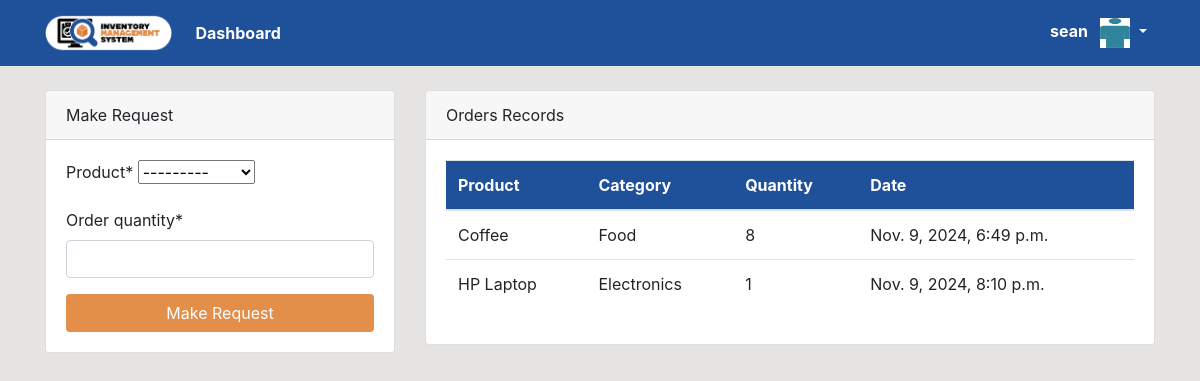
The app's page /dashboard/ (signed in), older data.
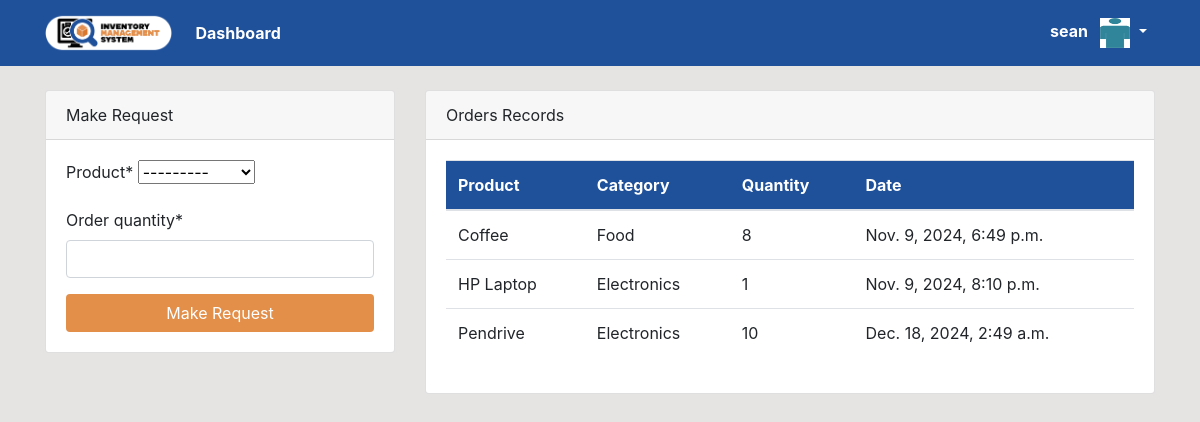
The same page, newer data.
### dashboard/models.py (models this page shows, shortened)
class Order(models.Model):
    product = models.ForeignKey(Product, on_delete=models.CASCADE, null=True)
    staff = models.ForeignKey(User, on_delete=models.CASCADE, null=True)
    order_quantity = models.PositiveIntegerField(null=True)
    date = models.DateTimeField(auto_now_add=True)
    class Meta:
        verbose_name_plural = 'Orders'

class Product(models.Model):
    name = models.CharField(max_length=100, null=True)
    category = models.CharField(max_length=50, choices=CATEGORY, null=True)
    quantity = models.PositiveIntegerField(null=True)
    class Meta:
        verbose_name_plural = 'Products'
    def __str__(self):
        return f'{self.name}'

### dashboard/views.py (the view)
# urls.py: path('dashboard/', views.index, name='dashboard-index'),
@login_required
def index(request):
    orders = Order.objects.all()
    products = Product.objects.all()
    orders_count = orders.count()
    product_count = products.count()
    workers_count = User.objects.all().count()
    if request.method == 'POST':
        form = OrderForm(request.POST)
        if form.is_valid():
            instance = form.save(commit=False)
            instance.staff = request.user
            product = instance.product
            ordered_quantity = instance.order_quantity
            if product.quantity >= ordered_quantity:
                product.quantity -= ordered_quantity
                product.save()
                instance.save()
                if request.user.is_staff:
                    messages.success(request, f'Order placed successfully for {product.name}.')
                return redirect('dashboard-index')
            else:
                messages.error(
                    request,
                    f'Insufficient stock for {product.name}. Available stock: {product.quantity}'
                )
        else:
            messages.error(request, "Invalid form submission. Please try again.")
    else:
        form = OrderForm()
    context = {
        'orders': orders,
        'form': form,
        'products': products,
        'product_count': product_count,
        'workers_count': workers_count,
        'orders_count': orders_count,
    }
    return render(request, 'dashboard/index.html', context)

### dashboard/forms.py
class OrderForm(forms.ModelForm):
    class Meta:
        model = Order
        fields = ['product', 'order_quantity']

### templates/dashboard/index.html (shortened to what the changed rows need)
{% extends 'partials/base.html' %}
{% block content %}
{% if user.is_authenticated and user.is_staff and user.is_superuser %}
{% include 'partials/topnav.html' %}
<div class="container vh-100">
    <div class="row my-5">
        <div class="col-md-6">
            <div class="bg-white p-4">
                <canvas id="myChart1" width="400" height="300"></canvas>
                <script>
                    var ctx = document.getElementById('myChart1').getContext('2d');
                    var myChart1 = new Chart(ctx, {
                        type: 'doughnut', // Changed to doughnut
                        data: {
                            labels: [{% for order in orders %} '{{ order.product.name}}', {% endfor %}],
                            datasets: [{
                                label: 'Orders',
                                data: [{% for order in orders %} {{ order.order_quantity}}, {% endfor %}],
                                backgroundColor: [
                                    'rgba(255, 99, 132, 1)',
                                    'rgba(54, 162, 235, 1)',
                                    'rgba(255, 206, 86, 1)',
                                    'rgba(75, 192, 192, 1)',
                                    'rgba(153, 102, 255, 1)',
                                    'rgba(25, 159, 64, 1)',
                                    'rgba(211, 99, 12, 1)',
                                    'rgba(255, 16, 235, 1)',
                                    'rgba(255, 206, 86, 1)',
                                    'rgba(34, 142, 192, 1)',
                                    'rgba(153, 102, 255, 1)',
                                    'rgba(255, 159, 64, 1)',
                                ],
                                borderColor: [
                                    'rgba(255, 99, 132, 1)',
                                    'rgba(54, 162, 235, 1)',
                                    'rgba(255, 206, 86, 1)',
                                    'rgba(75, 192, 192, 1)',
                                    'rgba(153, 102, 255, 1)',
                                    'rgba(255, 159, 64, 1)',
                                    'rgba(25, 159, 64, 1)',
                                    'rgba(211, 99, 12, 1)',
                                    'rgba(255, 16, 235, 1)',
                                    'rgba(255, 206, 86, 1)',
                                    'rgba(34, 142, 192, 1)',
                                    'rgba(153, 102, 255, 1)',
                                    'rgba(255, 159, 64, 1)',
                                ],
                                borderWidth: 1
                            }]
                        },
                        options: {
                            plugins: {
                                tooltip: {
                                    enabled: false, // Disable the tooltips (data labels)
                                },
                                legend: {
                                    display: true, // Show legend if you want
                                }
                            },
                            cutoutPercentage: 50, // Adjusts the hole size, 50 means it's half the size of the chart
                        }
                    });
                </script>
            </div>
        </div>
        <div class="col-md-6">
            <div class="bg-white p-4 rounded shadow-sm">
                <canvas id="productTrendsChart" width="400" height="300"></canvas>
                <script>
                    const trendsCtx = document.getElementById('productTrendsChart').getContext('2d');
                    const gradientLine = trendsCtx.createLinearGradient(0, 0, 400, 0);
                    gradientLine.addColorStop(0, 'rgba(54, 162, 235, 0.8)');
                    gradientLine.addColorStop(1, 'rgba(255, 99, 132, 0.8)');
                    new Chart(trendsCtx, {
                        type: 'line',
                        data: {
                            labels: [{% for product in products %}'{{ product.name }}',{% endfor %}],
                            datasets: [{
                                label: 'Quantity Over Time',
                                data: [{% for product in products %}{{ product.quantity }},{% endfor %}],
                                fill: true,
                                backgroundColor: 'rgba(75, 192, 192, 0.2)',
                                borderColor: gradientLine,
                                borderWidth: 2,
                                tension: 0.4, // Smooth curves
                                pointBackgroundColor: 'rgba(255, 99, 132, 1)',
                                pointBorderColor: '#fff',
                                pointRadius: 5,
                            }]
                        },
                        options: {
                            responsive: true,
                            plugins: {
                                legend: {
                                    display: true,
                                    position: 'top'
                                },
                                tooltip: {
                                    callbacks: {
                                        label: function(context) {
                                            return `${context.label}: ${context.raw}`;
                                        }
                                    }
                                }
                            },
                            scales: {
                                x: {
                                    display: true,
                                    title: {
                                        display: true,
                                        text: 'Products'
                                    }
                                },
                                y: {
                                    beginAtZero: true,
                                    title: {
                                        display: true,
                                        text: 'Quantity'
                                    }
                                }
                            }
                        }
                    });
                </script>
            </div>
        </div>
    </div>
</div>
{% else %}
{% include 'dashboard/Staff_index.html' %}
{% endif %}
{% endblock %}

### templates/dashboard/staff_index.html (shortened to what this page needs)
{% load tz %}
{% load crispy_forms_tags %}
<div class="container">
        <div class="row mt-4">
            <div class="col-md-4">
                <div class="card">
                    <div class="card-header">
                        Make Request
                    </div>
                    <div class="card-body">
                        <form method="POST">
                            {{ form|crispy }}
                            <input class="btn text-white btn-block" style="background-color: #E38E49;" type="submit" value="Make Request">
                        </form>
                    </div>
                </div>
            </div>
            <div class="col-md-8">
                <div class="card">
                    <div class="card-header">
                        Orders Records
                    </div>
                    <div class="card-body">
                        <table class="table bg-white">
                            <thead class="text-white" style="background-color: #1F509A;">
                                <tr>
                                    <th scope="col">Product</th>
                                    <th scope="col">Category</th>
                                    <th scope="col">Quantity</th>
                                    <th scope="col">Date</th>
                                </tr>
                            </thead>
                            <tbody>
                                {% for order in orders %}
                                {% if order.staff == user %}
                                <tr>
                                    <td>{{ order.product.name }}</td>
                                    <td>{{ order.product.category }}</td>
                                    <td>{{ order.order_quantity }}</td>
                                    <td>{{ order.date|localtime }}</td>
                                </tr>
                                {% endif %}
                                {% endfor %}
                            </tbody>
                        </table>
                    </div>
                </div>
            </div>
        </div>
</div>

Row changes from the older to the newer data that the page shows:
added Order: product.name "Pendrive", product.category "Electronics", order_quantity "10", date "Dec. 18, 2024, 2:49 a.m."
